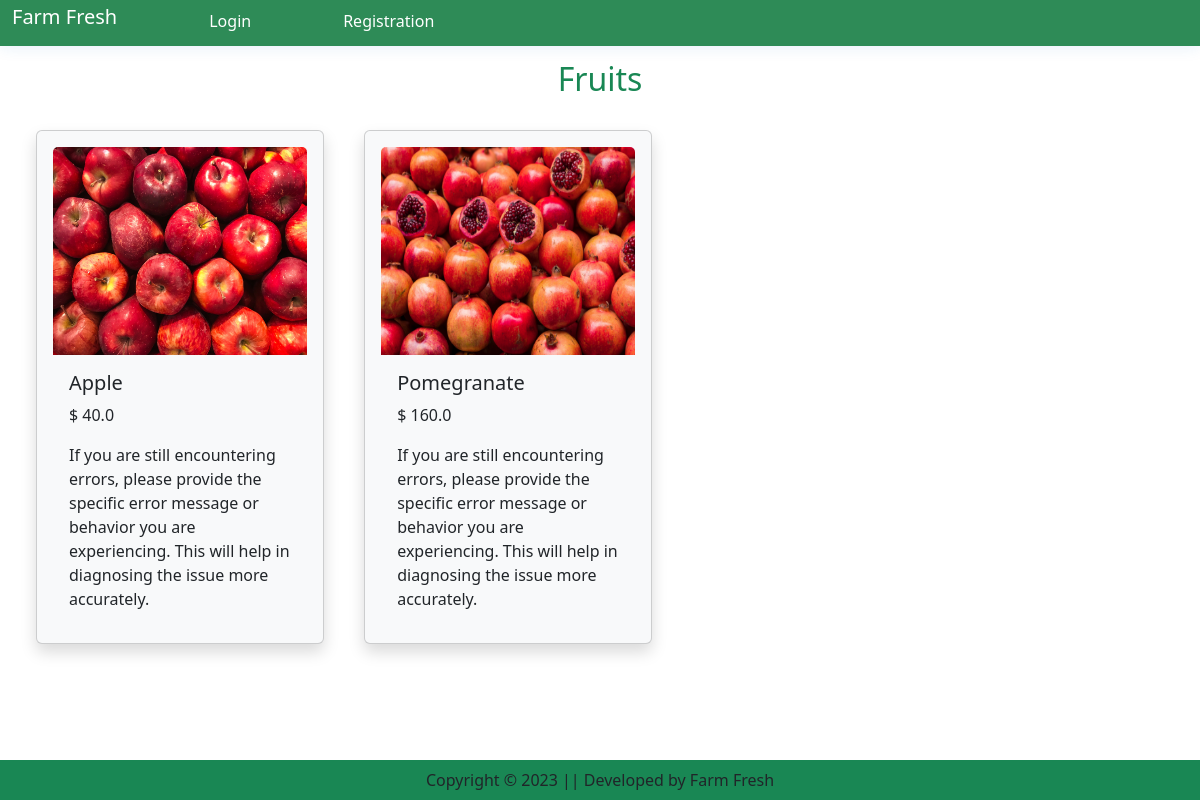
/fruits/, run on the app's committed database.
### app/models.py (models this page shows, shortened)
class Product(models.Model):
    name= models.CharField(max_length=100)
    price=models.FloatField()
    description= models.TextField()
    category = models.CharField(choices=category_choices,max_length=100)
    product_image=models.ImageField(upload_to='product')

### app/views.py (the view)
# urls.py: path('fruits/', views.fruit_category, name='fruit_category'),
def fruit_category(request):
    fruits = Product.objects.filter(category='ft')
    return render(request, 'fruit_category.html', {'fruits': fruits})

### app/templates/fruit_category.html (shortened to what this page needs)
{% extends 'nav.html' %}
{% load static %}
{% block content %}
<div class="content " style="margin-top:5%;">
    <h2 class="text-center text-success mt-10" >Fruits</h2>
{% for f in fruits %}
<div class="card shadow p-3 mb-5 bg-body-tertiary   rounded d-inline-flex"
 style="width: 18rem; margin-top: 2%; margin-left: 3%;">
  <a href="{% url 'product_details' f.id %}">
    <div class="image-container">
        <img src="{{ f.product_image.url }}"  class="card-img-top custom-card-img" style="height: 13rem;"  alt="...">
    </div>
  </a>
    <div class="card-body">
      <h5 class="card-title" style="font-size: 5;">{{ f.name }}</h5>
      <p class="card-text"> $ {{ f.price }}</p>
      <p class="card-text">{{ f.description }}</p>
    </div>
  </div>
{% endfor %}
</div>
{% endblock %}

### app/static/css/style.css (style rules this page uses)
.image-container { position: relative; overflow: hidden; }
.image-container img { transition: transform 0.3s ease-in-out; }

### data on the page
Product: product_image (picture), name "Apple", price "40.0", description "If you are still encountering errors, please provide the specific error message or behavior you are experiencing. This will help in diagnosing the issue more accurately."
Product: product_image (picture), name "Pomegranate", price "160.0", description "If you are still encountering errors, please provide the specific error message or behavior you are experiencing. This will help in diagnosing the issue more accurately."
